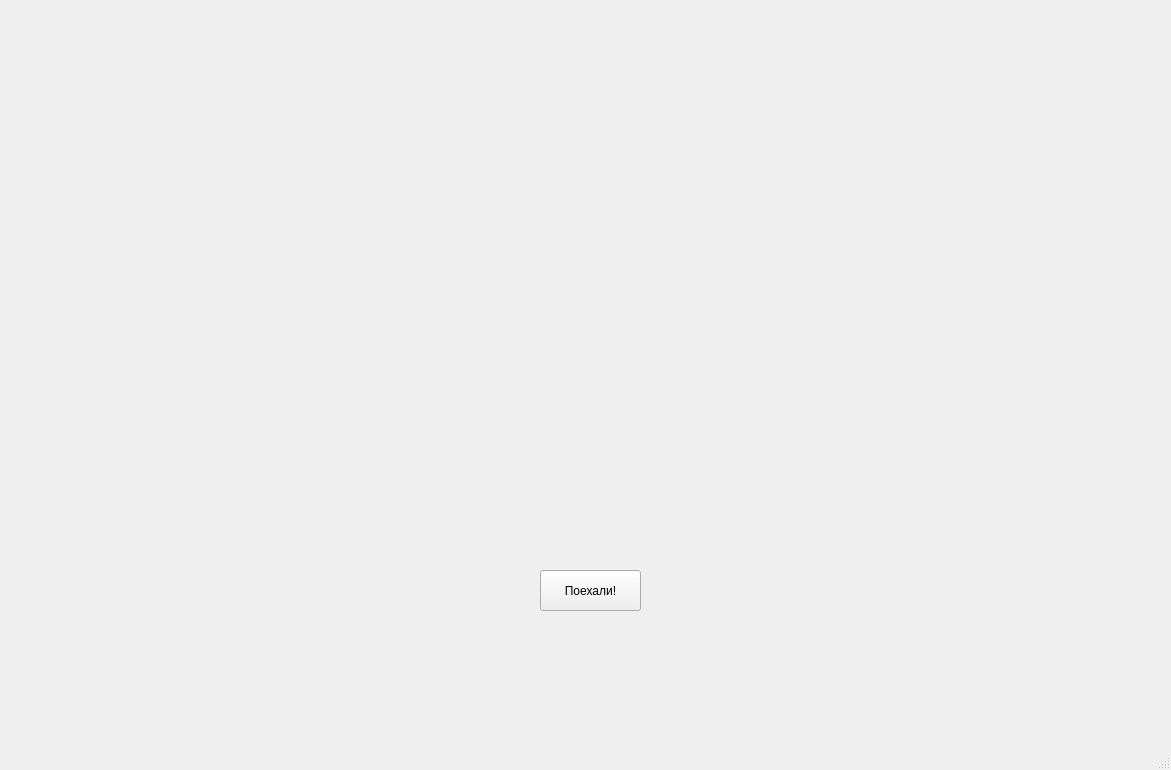
<?xml version="1.0" encoding="UTF-8"?>
<ui version="4.0">
 <class>rectangle</class>
 <widget class="QMainWindow" name="rectangle">
  <property name="geometry">
   <rect>
    <x>0</x>
    <y>0</y>
    <width>1171</width>
    <height>770</height>
   </rect>
  </property>
  <property name="windowTitle">
   <string>rectangle</string>
  </property>
  <widget class="QWidget" name="centralwidget">
   <widget class="QPushButton" name="pushButton">
    <property name="geometry">
     <rect>
      <x>540</x>
      <y>570</y>
      <width>101</width>
      <height>41</height>
     </rect>
    </property>
    <property name="text">
     <string>Поехали!</string>
    </property>
   </widget>
  </widget>
  <widget class="QMenuBar" name="menubar">
   <property name="geometry">
    <rect>
     <x>0</x>
     <y>0</y>
     <width>1171</width>
     <height>17</height>
    </rect>
   </property>
  </widget>
  <widget class="QStatusBar" name="statusbar"/>
 </widget>
 <resources/>
 <connections/>
</ui>
